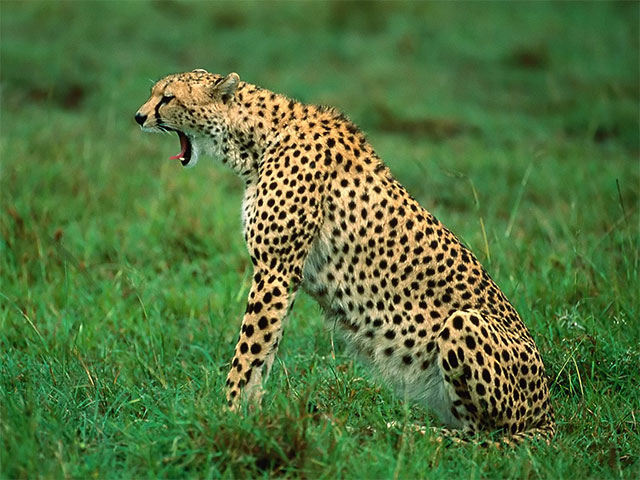
#> input picture image.png, 640 x 480 px
$ python lab07.py
#> lines starting #> are read from the running program, lines starting #| are printed output that depends on the picture
import scipy
import matplotlib.pyplot as plt
import matplotlib.image as mpimg
import numpy as np
import pandas as pd

from PIL import Image

from matplotlib import style
from sklearn import datasets
from sklearn import mixture
from sklearn.cluster import AgglomerativeClustering, KMeans
from sklearn.metrics import jaccard_score
from sklearn.decomposition import PCA
from sklearn.mixture import GaussianMixture
from scipy.cluster.hierarchy import dendrogram, linkage
from scipy.spatial import ConvexHull

style.use('ggplot')

COLORS = [
    'r', 'g', 'b', 'c', 'm', 'y'
]


# [49 lines left out: functions find_perm, xplot, not called in this run]

### Klasteryzacja ###

iris = datasets.load_iris()
X = iris.data
Y = iris.target

# metoda najbliższego sąsiedztwa - single
# metoda średnich połączeń       - average
# metoda najdalszych połączeń    - complete
# metoda Warda                   - ward

#(clust_S, clust_A, clust_C, clust_W) = (
#    AgglomerativeClustering(n_clusters=3, linkage='single'  ).fit(X),
#    AgglomerativeClustering(n_clusters=3, linkage='average' ).fit(X),
#    AgglomerativeClustering(n_clusters=3, linkage='complete').fit(X),
#    AgglomerativeClustering(n_clusters=3, linkage='ward'    ).fit(X),
#)

#print(f'single:   {clust_S.labels_}'); print()
#print(f'average:  {clust_A.labels_}'); print()
#print(f'complete: {clust_C.labels_}'); print()
#print(f'ward:     {clust_W.labels_}'); print()

Y_real = Y

#(Y_pred_S, Y_pred_A, Y_pred_C, Y_pred_W) = (
#    clust_S.labels_,
#    clust_A.labels_,
#    clust_C.labels_,
#    clust_W.labels_,
#)

#(Y_fitted_S, Y_fitted_A, Y_fitted_C, Y_fitted_W) = (
#    find_perm(3, Y_real, Y_pred_S),
#    find_perm(3, Y_real, Y_pred_A),
#    find_perm(3, Y_real, Y_pred_C),
#    find_perm(3, Y_real, Y_pred_W),
#)

#print(f'fitted single:   {Y_fitted_S}'); print()
#print(f'fitted average:  {Y_fitted_A}'); print()
#print(f'fitted complete: {Y_fitted_C}'); print()
#print(f'fitted ward:     {Y_fitted_W}'); print()

# wybrany do zadania - Warda
#Y_fitted = Y_fitted_W

#(jac_score_S, jac_score_A, jac_score_C, jac_score_W) = (
#    jaccard_score(Y_real, Y_pred_S, average=None),
#    jaccard_score(Y_real, Y_pred_A, average=None),
#    jaccard_score(Y_real, Y_pred_C, average=None),
#    jaccard_score(Y_real, Y_pred_W, average=None),
#)

#print(f'score single:   {jac_score_S}'); print()
#print(f'score average:  {jac_score_A}'); print()
#print(f'score complete: {jac_score_C}'); print()
#print(f'score ward:     {jac_score_W}'); print()

# 5. Zwizualizuj dane w przestrzeni 2D
#pca = PCA(n_components=2)
#X_reduced = pca.fit_transform(X)

#xplot('2D', X_reduced, Y_real)
#xplot('2D', X_reduced, Y_fitted)
#xplot('2D', X_reduced, Y_real, Y_fitted, classify=True)

# 6. Zwizualizuj dane w przestrzeni 3D

#pca = PCA(n_components=3)
#X_reduced = pca.fit_transform(X)

#xplot('3D', X_reduced, Y_real)
#xplot('3D', X_reduced, Y_fitted)
#xplot('3D', X_reduced, Y_real, Y_fitted, classify=True)


# 7. Narysuj dendrogram
# https://scikit-learn.org/stable/auto_examples/cluster/plot_agglomerative_dendrogram.html

# [22 lines left out: function plot_dendrogram, not called in this run]

# [17 lines of commented-out code are left out]

### 2D
# [30 lines of commented-out code are left out]

### 2D
# [9 lines of commented-out code are left out]

### 3D
# [56 lines of commented-out code are left out]

### 2D
# [9 lines of commented-out code are left out]

### 3D
# [32 lines of commented-out code are left out]

### 3D
# [9 lines of commented-out code are left out]


### Kwantyzacja ###
def vectorize(img):
    red = np.array(img[:,:,0]).flatten()
    green = np.array(img[:,:,1]).flatten()
    blue = np.array(img[:,:,2]).flatten()

    red_f = np.array(red)[np.newaxis] # 4 dim

    green_f = np.array(green)[np.newaxis]

    blue_f = np.array(blue)[np.newaxis]

    return np.hstack((red_f.T, green_f.T, blue_f.T))


# [4 lines left out: function quantization, not called in this run]


from sklearn.metrics import mean_squared_error as mean_error

def quantization_error(img, img_quant):
    return [ [ mean_error(img[i,j], img_quant[i,j]) for j in range(img.shape[1])] for i in range(img.shape[0])]


# [4 lines left out: function error_plot, not called in this run]


def img_plot(images, title, subtitles):
    (rows, cols) = (1, 2)
    fig, axs = plt.subplots(rows, cols, figsize=(8,4))

    for i in range(2):
        img = axs[i].imshow(images[i])
        axs[i].set_title(subtitles[i])
        # fig.colorbar(img, ax=axs[i])

    fig.suptitle(title)
    plt.show()

# 1.

img = mpimg.imread("image.png")[:,:,:3] # no alpha

print(img.shape)
#| (480, 640, 3)

#plt.imshow(img)
#plt.show()

# 2.
v_img = vectorize(img)

#print(v_img.shape[0])
#print(v_img.shape[1])

# 3. 4. 5. 6. 7.
ks = [5] #, 10] #, 30, 100]

# KMeans

img_quants = []

for k in ks:
    clust_K = KMeans(n_clusters=k, random_state=0).fit(v_img)
    clust_K_centers = clust_K.cluster_centers_
    labels = clust_K.labels_

    print(f'KMeans, k = {k}')
    print("Centers = ", clust_K_centers)
    print("labels = ", labels)

    img_quants.append(clust_K_centers[labels].reshape(img.shape))
#> this loop made 1 pass
#> (printed output is left out)
#> after the loop, img_quants = 1 item

for i, k in enumerate(ks):
    img_plot(images=[img, img_quants[i]], title=f'GMM: k = {k}', subtitles=["przed", "po"])
#> this loop made 1 pass
#> pass 1, in img_plot, `plt.show()`:
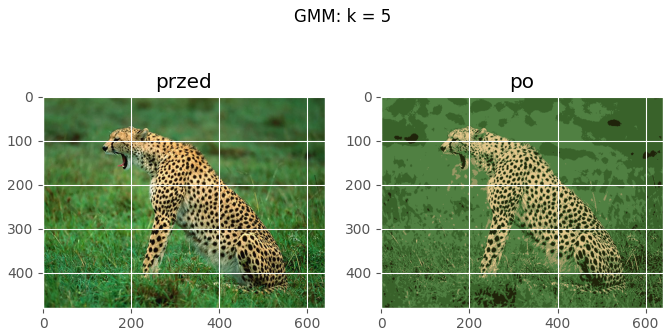
#> figure drawn by matplotlib, 2 panels
    # error_plot(quantization_error(img, img_quants[i]), title=f'Blad kwantyzacji\nGMM, k = {k}')

# GMM

img_quants = []

for k in ks:
    clust_gmm = mixture.GaussianMixture(n_components=k).fit(v_img)
    clust_gmm_centers = clust_gmm.means_
    labels = clust_gmm.fit_predict(v_img)

    print(f'GMM, k = {k}')
    print("Centers = ", clust_gmm_centers)
    print("labels= ", labels)

    img_quants.append(clust_gmm_centers[labels].reshape(img.shape))

for i, k in enumerate(ks):
    img_plot(images=[img, img_quants[i]], title=f'GMM: k = {k}', subtitles=["przed", "po"])
#> this loop made 1 pass
#> pass 1, in img_plot (call 2), `plt.show()`:
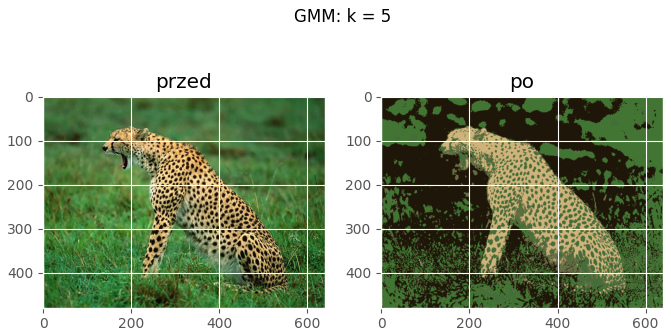
#> figure drawn by matplotlib, 2 panels

# AgglomerativeClustering nie działał.
# MemoryError: Unable to allocate 352. GiB for an array with shape (47185766400,) and data type float64.

# Brak 8. 9.
